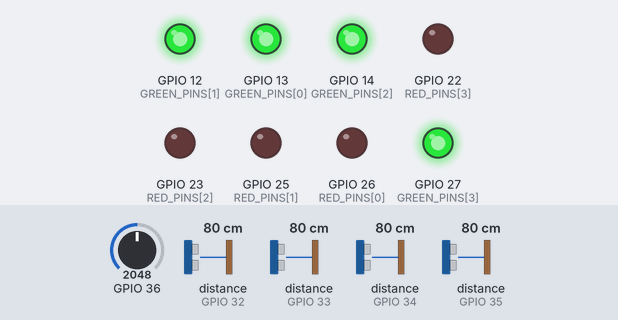
Bench run of a sketch on a simulated ESP32. Parts: output pins drawn as LEDs (lit = HIGH). Wiring (inferred from the names in the program): 4 × ultrasonic range finder: trigger GPIO 5, echo GPIO 34 / trigger GPIO 18, echo GPIO 35 / trigger GPIO 19, echo GPIO 32 / trigger GPIO 21, echo GPIO 33. The inputs (shaded band) are chosen by the test bench; at power-on: distance to the obstacle (sensors on GPIO 32, GPIO 33, GPIO 34, GPIO 35) 80 cm, GPIO 36 = 2048. The echo pulse lasts 58.3 µs per cm; WiFi joins after 1.5 s; servers stay silent unless stated; uploads are accepted with an empty reply; pins used as bus, display or sensor lines are not drawn; what the sketch prints to the serial monitor is not drawn.

Above: at 2.7 s.
2.8 s: distance to the obstacle (sensor on GPIO 32) set to 66 cm
4.6 s: distance to the obstacle (sensor on GPIO 32) set to 56 cm
At 6.1 s:
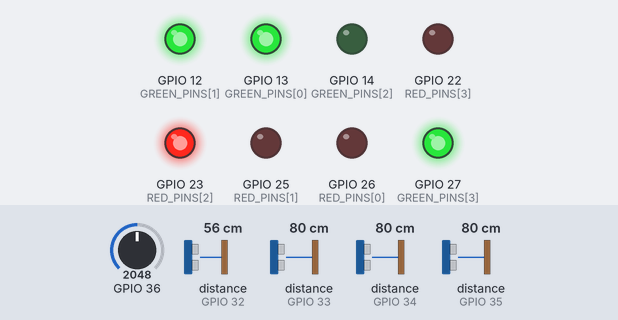
6.7 s: distance to the obstacle (sensor on GPIO 33) set to 64 cm
8.5 s: distance to the obstacle (sensor on GPIO 33) set to 56 cm
At 9.7 s:
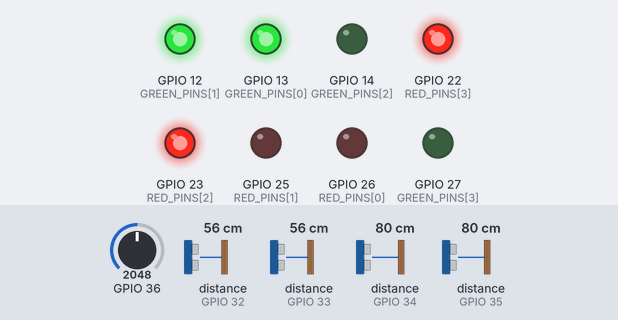
10.6 s: distance to the obstacle (sensor on GPIO 34) set to 63 cm
12.4 s: distance to the obstacle (sensor on GPIO 34) set to 56 cm
At 13.8 s:
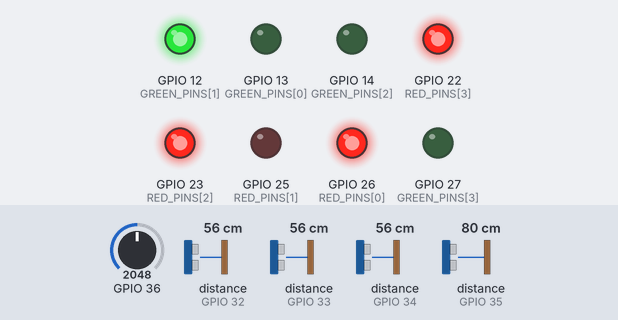
Timing chart, 0 to 15.4 s (numbered marks = the images above; inputs shaded):
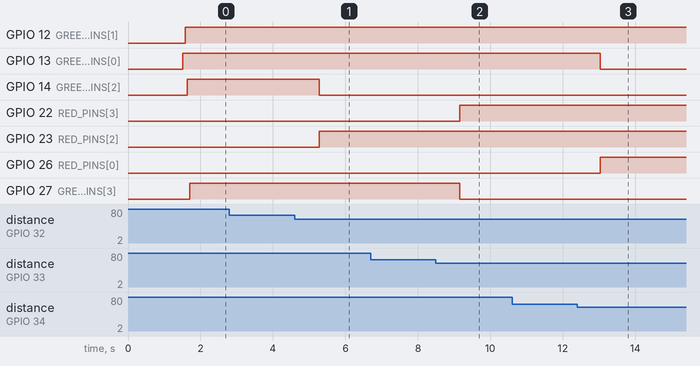

The sketch:

parking_node.ino
```cpp
/*
  Chalukya AI · Smart parking node (ESP32 + 4 × HC-SR04 ultrasonic sensors)

  One node watches 4 parking slots. A car is "present" when the sensor, mounted overhead or at the
  slot's back wall, reads closer than OCCUPIED_CM for 3 consecutive readings (debounce).
  Every 30 s (and immediately on any change) the node POSTs JSON to the Chalukya AI server:
      {"node":"p_badami_caves","slots":[1,0,1,1],"capacity":4,"battery":3.9}
  Each slot also has a green/red LED so drivers see free slots on site.

  Wiring (per slot i):  TRIG -> TRIG_PINS[i], ECHO -> ECHO_PINS[i] (through a 1k/2k divider: HC-SR04 echo is 5 V),
                        VCC -> 5V (VIN), GND -> GND, LED green -> GREEN_PINS[i] (220 Ω), LED red -> RED_PINS[i] (220 Ω)
  Board: "ESP32 Dev Module" in Arduino IDE (esp32 core 2.x or 3.x). No extra libraries needed.
*/
#include <WiFi.h>
#include <HTTPClient.h>

const char* WIFI_SSID = "YOUR_HOTSPOT";
const char* WIFI_PASS = "YOUR_PASSWORD";
const char* SERVER    = "http://192.168.1.8:8300/api/iot";   // laptop IP printed by `python -m server`
const char* NODE_ID   = "p_badami_caves";

const int SLOTS = 4;
const int TRIG_PINS[SLOTS]  = {5, 18, 19, 21};
const int ECHO_PINS[SLOTS]  = {34, 35, 32, 33};
const int GREEN_PINS[SLOTS] = {13, 12, 14, 27};
const int RED_PINS[SLOTS]   = {26, 25, 23, 22};
const float OCCUPIED_CM = 60.0;
const unsigned long REPORT_MS = 30000;

int state[SLOTS] = {0}, streak[SLOTS] = {0};
unsigned long lastReport = 0;

float readCm(int trig, int echo) {
  digitalWrite(trig, LOW); delayMicroseconds(2);
  digitalWrite(trig, HIGH); delayMicroseconds(10); digitalWrite(trig, LOW);
  long us = pulseIn(echo, HIGH, 25000);            // 25 ms timeout ≈ 4 m
  return us == 0 ? 999.0 : us * 0.0343 / 2.0;
}

void report() {
  if (WiFi.status() != WL_CONNECTED) return;
  String body = String("{\"node\":\"") + NODE_ID + "\",\"capacity\":" + SLOTS + ",\"slots\":[";
  for (int i = 0; i < SLOTS; i++) { body += state[i]; if (i < SLOTS - 1) body += ","; }
  body += "],\"battery\":" + String(analogReadMilliVolts(36) * 2 / 1000.0, 2) + "}";
  HTTPClient http;
  http.begin(SERVER);
  http.addHeader("Content-Type", "application/json");
  int code = http.POST(body);
  Serial.printf("POST %d %s\n", code, body.c_str());
  http.end();
  lastReport = millis();
}

void setup() {
  Serial.begin(115200);
  for (int i = 0; i < SLOTS; i++) {
    pinMode(TRIG_PINS[i], OUTPUT); pinMode(ECHO_PINS[i], INPUT);
    pinMode(GREEN_PINS[i], OUTPUT); pinMode(RED_PINS[i], OUTPUT);
  }
  WiFi.begin(WIFI_SSID, WIFI_PASS);
  Serial.print("WiFi");
  for (int t = 0; t < 40 && WiFi.status() != WL_CONNECTED; t++) { delay(250); Serial.print("."); }
  Serial.println(WiFi.status() == WL_CONNECTED ? " connected" : " offline (LEDs still work)");
}

void loop() {
  bool changed = false;
  for (int i = 0; i < SLOTS; i++) {
    int present = readCm(TRIG_PINS[i], ECHO_PINS[i]) < OCCUPIED_CM ? 1 : 0;
    streak[i] = (present != state[i]) ? streak[i] + 1 : 0;
    if (streak[i] >= 3) { state[i] = present; streak[i] = 0; changed = true; }   // debounce
    digitalWrite(GREEN_PINS[i], state[i] ? LOW : HIGH);
    digitalWrite(RED_PINS[i], state[i] ? HIGH : LOW);
    delay(60);                                                                    // avoid ultrasonic cross-talk
  }
  if (changed || millis() - lastReport > REPORT_MS) report();
}
```

Measured:
- the behaviour switches between 61 and 60 cm on distance to the obstacle (sensor on GPIO 32) (found by bisection; images 0 and 1)
- the behaviour switches between 61 and 60 cm on distance to the obstacle (sensor on GPIO 33) (found by bisection; images 1 and 2)
- the behaviour switches between 61 and 60 cm on distance to the obstacle (sensor on GPIO 34) (found by bisection; images 2 and 3)
- after the input at 2.8 s, every drawn part: stays the same
- after the input at 4.6 s, GPIO 14 (GREEN_PINS[2]): HIGH → LOW after 0.68 s; GPIO 23 (RED_PINS[2]): LOW → HIGH after 0.68 s
- after the input at 6.7 s, every drawn part: stays the same
- after the input at 8.5 s, GPIO 22 (RED_PINS[3]): LOW → HIGH after 0.66 s; GPIO 27 (GREEN_PINS[3]): HIGH → LOW after 0.66 s
- after the input at 10.6 s, every drawn part: stays the same
- after the input at 12.4 s, GPIO 13 (GREEN_PINS[0]): HIGH → LOW after 0.63 s; GPIO 26 (RED_PINS[0]): LOW → HIGH after 0.63 s
